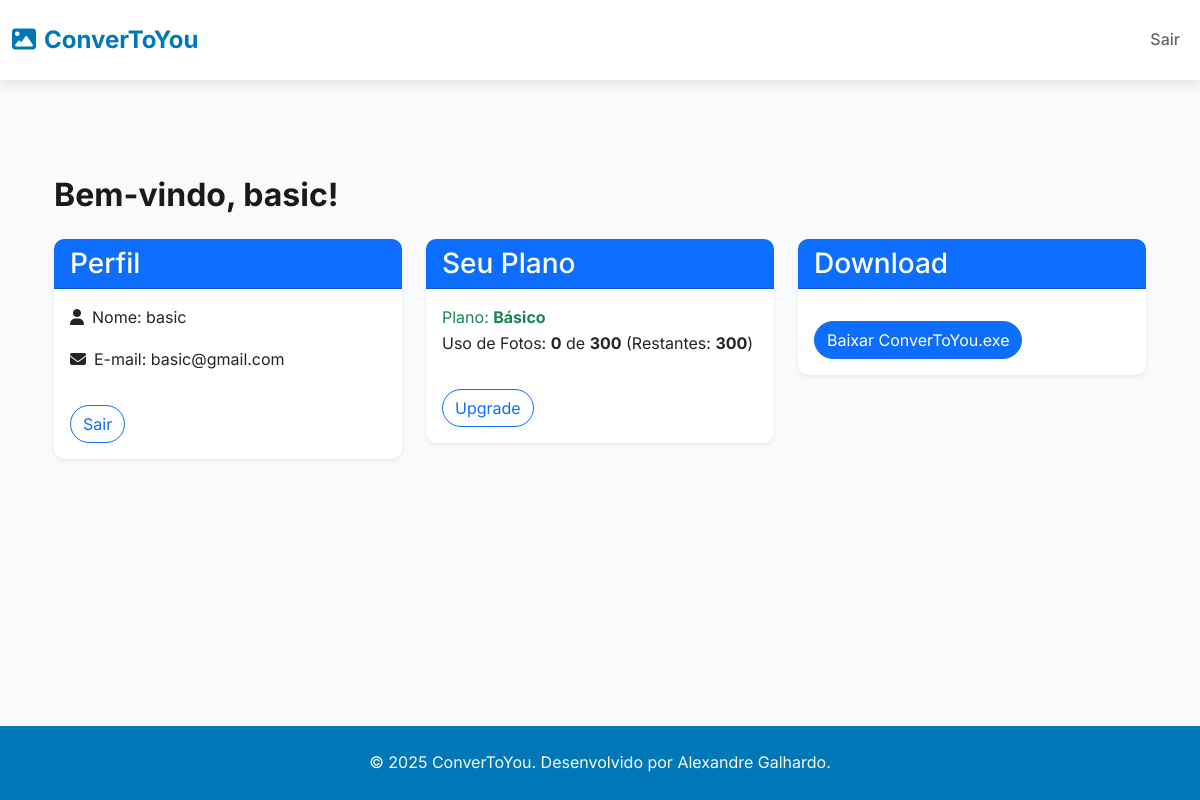
The app's page /dashboard (signed in) with its own data.
### tables this page shows
CREATE TABLE users (
            email TEXT PRIMARY KEY,
            name TEXT NOT NULL,
            password_hash TEXT NOT NULL,
            created_at TEXT NOT NULL,
            plan_name TEXT NOT NULL DEFAULT 'Básico',
            plan_status TEXT NOT NULL DEFAULT 'active'
        );

### WEBSITE/app.py (the view)
@app.route('/dashboard')
def dashboard():
    if 'user_email' not in session:
        flash('Faça login para acessar o dashboard.', 'warning')
        return redirect(url_for('login'))
    if is_admin(session['user_email']):
        return redirect(url_for('admin_dashboard'))
    user_name = get_user_name(session['user_email'])
    plan_name = session.get('plan_name', 'Básico')
    plan_status = session.get('plan_status', 'active')
    photo_count = session.get('photo_count', 0)
    limit = session.get('limit', 300)
    limit_display = limit if limit != float('inf') else 'ilimitadas'
    remaining = (limit - photo_count) if limit != float('inf') else 'ilimitadas'
    return render_template(
        'dashboard.html',
        user_name=user_name,
        planos=PLANOS,
        plan_name=plan_name,
        plan_status=plan_status,
        photo_count=photo_count,
        limit_display=limit_display,
        remaining=remaining
    )

### WEBSITE/database.py (called while the page is built)
def get_user_name(email):
    conn = sqlite3.connect(DATABASE)
    cursor = conn.cursor()
    cursor.execute('SELECT name FROM users WHERE email = ?', (email,))
    result = cursor.fetchone()
    conn.close()
    return result[0] if result else 'Usuário Desconhecido'

def is_admin(email):
    return email == 'admin@admin.com'

### WEBSITE/templates/dashboard.html
{% extends "base.html" %}
{% block content %}
<section class="dashboard py-5">
    <div class="container">
        <h2 class="fw-bold mb-4">Bem-vindo, {{ user_name }}!</h2>
        <div class="row g-4">
            <div class="col-md-4">
                <div class="card shadow-sm">
                    <div class="card-header bg-primary text-white">
                        <h3 class="card-title mb-0">Perfil</h3>
                    </div>
                    <div class="card-body">
                        <p><i class="fas fa-user me-2"></i>Nome: {{ user_name }}</p>
                        <p><i class="fas fa-envelope me-2"></i>E-mail: {{ session.user_email }}</p>
                        <a href="{{ url_for('logout') }}" class="btn btn-outline-primary mt-3">Sair</a>
                    </div>
                </div>
            </div>
            <div class="col-md-4">
                <div class="card shadow-sm">
                    <div class="card-header bg-primary text-white">
                        <h3 class="card-title mb-0">Seu Plano</h3>
                    </div>
                    <div class="card-body">
                        {% if plan_status == 'active' %}
                            <p class="text-success mb-0">Plano: <strong>{{ plan_name }}</strong></p>
                            <p>Uso de Fotos: <strong><span id="photo-count">{{ photo_count }}</span></strong> de <strong><span id="limit">{{ limit_display }}</span></strong> (Restantes: <strong><span id="remaining">{{ remaining }}</span></strong>)</p>
                        {% else %}
                            <p class="text-warning">Seu plano está inativo. Escolha um plano abaixo para continuar.</p>
                        {% endif %}
                        <a href="{{ url_for('upgrade') }}" class="btn btn-outline-primary mt-3">Upgrade</a>
                    </div>
                </div>
            </div>
            <div class="col-md-4">
                <div class="card shadow-sm">
                    <div class="card-header bg-primary text-white">
                        <h3 class="card-title mb-0">Download</h3>
                    </div>
                    <div class="card-body">
                        <a href="{{ url_for('download_convertoyou') }}" class="btn btn-primary mt-3">Baixar ConverToYou.exe</a>
                    </div>
                </div>
            </div>
        </div>
    </div>
</section>
{% endblock %}

### WEBSITE/static/css/styles.css (style rules this page uses)
:root { --primary-color: #0077b6; --secondary-color: #90e0ef; --text-dark: #1a1a1a; --text-light: #666; --background-light: #f8fafc; --white: #ffffff; --shadow: 0 4px 12px rgba(0, 0, 0, 0.1); --transition: all 0.3s ease; }
* { margin: 0; padding: 0; box-sizing: border-box; font-family: 'Inter', sans-serif; }
body { background-color: var(--background-light); color: var(--text-dark); line-height: 1.6; display: flex; flex-direction: column; min-height: 100vh; }
.dashboard .card { border: none; border-radius: 10px; }
.dashboard .card-header { border-radius: 10px 10px 0 0; }
.dashboard .btn-primary, .dashboard .btn-outline-primary { border-radius: 50px; }

### records on screen
users: name "basic", user_email "basic@gmail.com", plan_name "Básico"

### other values on screen
{{ photo_count }} "0"
{{ limit_display }} "300"
{{ remaining }} "300"
